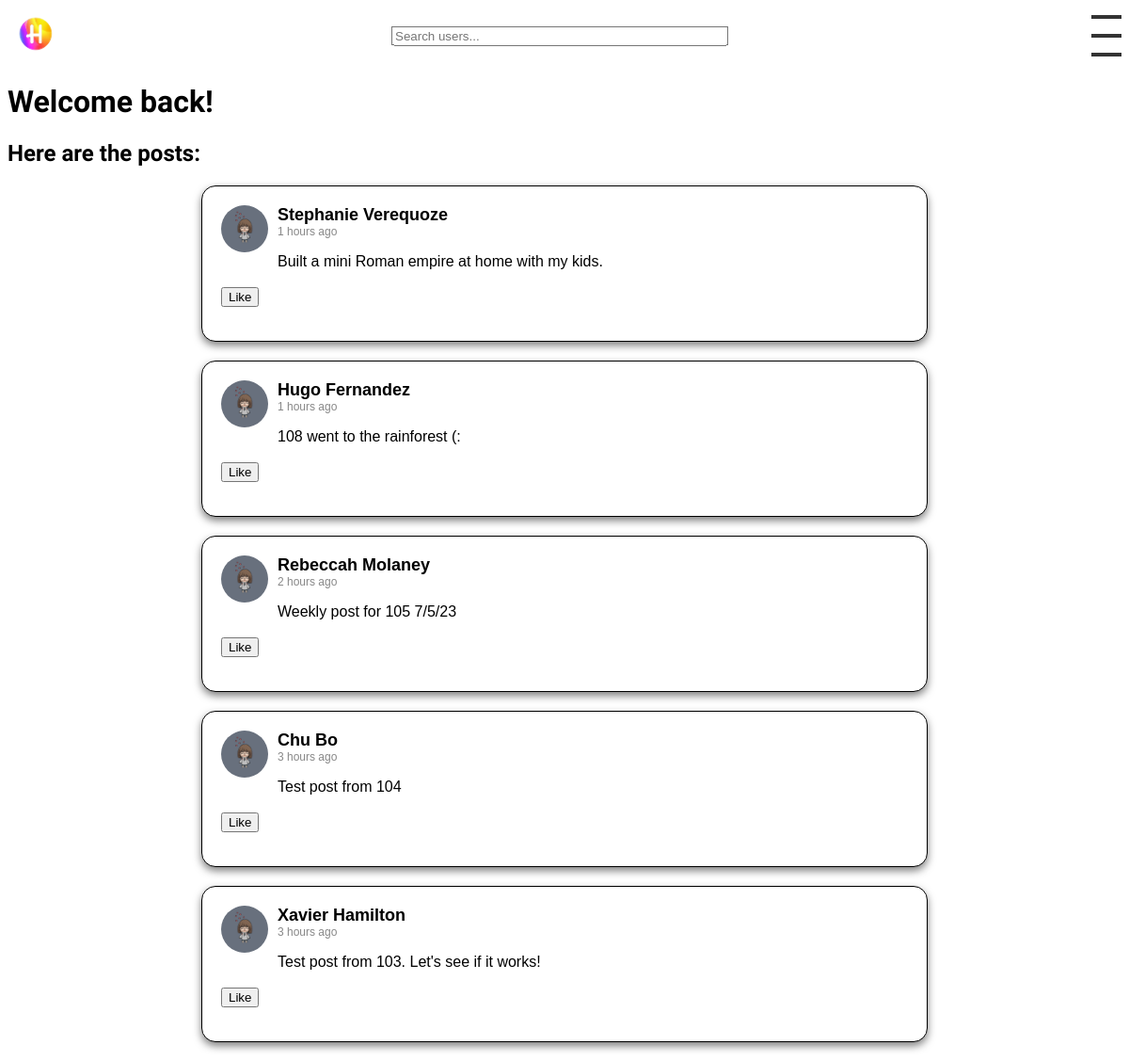
The page / (signed in) on the database its author committed.
### posts/models.py (models this page shows, shortened)
class Post(models.Model):
    user = models.ForeignKey(User, on_delete=models.CASCADE, related_name='posts')
    text = models.TextField()
    image = models.ImageField(upload_to='images/', blank=True, null=True)
    likes = models.ManyToManyField(User, related_name='likes', blank=True)
    created_at = models.DateTimeField(auto_now_add=True)

class Profile(models.Model):
    user = models.OneToOneField(User, on_delete=models.CASCADE)
    image = models.ImageField(upload_to='profile_pics/', default='profile_pics/ProfilePic.jpg', blank=True)
    location = models.CharField(max_length=30, blank=True)
    bio = models.TextField(blank=True)
    friends = models.ManyToManyField("self")
    last_post_time = models.DateTimeField(default=timezone.now)

### posts/views.py (the view, shortened to what this page needs)
# urls.py: 2. Add a URL to urlpatterns:  path('', views.home, name='home')
def home(request):
    can_post = True
    form = PostForm()
    user_has_posted = False
    if request.user.is_authenticated:
        user_has_posted = Post.objects.filter(user=request.user, created_at__gte=timezone.now()-timedelta(weeks=1)).exists()
        if user_has_posted:
            can_post = False
    colors = ['yellow', 'pink', 'green', 'orange', 'blue']
    shuffled_colors = list(itertools.islice(itertools.cycle(colors), 150))  # Adjust 150 as per your need
    random.shuffle(shuffled_colors)
    if request.user.is_authenticated:
        if user_has_posted:
            posts = Post.objects.exclude(user=request.user).exclude(likes=request.user).order_by('-created_at')
        else:
            posts = Post.objects.none()
        template = 'loggedin.html'
    else:
        posts = Post.objects.all().order_by('-created_at')
        template = 'home.html'
    context = {
        'form': form,
        'posts': posts,
        'shuffled_colors': shuffled_colors,
        'can_post': can_post,
    }
    if template == 'home.html':
        context['is_home'] = True
    return render(request, template, context)

### posts/forms.py
class PostForm(forms.ModelForm):
    class Meta:
        model = Post
        fields = ['text', 'image']
    def __init__(self, *args, **kwargs):
        super().__init__(*args, **kwargs)
        self.fields['text'].widget = forms.Textarea(attrs={'placeholder': 'What\'s your weekly highlight?'})

### posts/templatetags/my_filters.py (called while the page is built)
@register.filter
def custom_date(value):
    now = timezone.now()
    diff = now - value
    if diff.days <= 0 and diff.seconds < 3600:
        return str(diff.seconds//60) + " minutes ago"
    elif diff.days <= 0 and diff.seconds >= 3600:
        return str(diff.seconds//3600) + " hours ago"
    elif diff.days >= 1 and diff.days < 7:
        return str(diff.days) + " days ago"
    else:
        return value.strftime("%B %d, %Y")  # If more than a week ago, return a formatted date

### posts/templates/loggedin.html (shortened to what this page needs)
{% extends 'base.html' %}
{% load static %}
{% block content %}
  <h1>Welcome back!</h1>
  <link rel="stylesheet" type="text/css" href="{% static 'css/form.css' %}">
  <h2>Here are the posts:</h2>
  {% for post in posts %}
  {% include 'post.html' with post=post show_like_button=True %}
  {% endfor %}
{% endblock %}

### posts/templates/post.html (shortened to what this page needs)
{% load static %}
{% load my_filters %}
<link rel="stylesheet" type="text/css" href="{% static 'css/post.css' %}">
<div class="post">
    <div class="post-top">
        <a href="{% url 'view_profile' post.user.username %}">
            <img src="{{ post.user.profile.image.url }}" alt="User Avatar" class="avatar">
        </a>
        <div class="post-content">
            <div class="user-detail">
                <a href="{% url 'view_profile' post.user.username %}" class="username">{{ post.user.first_name }} {{ post.user.last_name }}</a>
                <span class="timestamp">{{ post.created_at|custom_date }}</span>
            </div>
            <p class="post-text">{{ post.text }}</p>
        </div>
    </div>
    {% if show_like_button %}
        <div class="interaction-icons">
            <button class="like-button" data-id="{{ post.id }}">
                {% if request.user in post.likes.all %}
                    Unlike
                {% else %}
                    Like
                {% endif %}
            </button>
        </div>
    {% endif %}
</div>

### posts/static/css/form.css (style rules this page uses)
.post { background-color: white; border: 1px solid black; box-shadow: 0px 4px 8px rgba(0, 0, 0, 0.5); border-radius: 15px; margin-bottom: 20px; padding: 20px; font-family: Arial, sans-serif; max-width: 90%; margin: 20px auto; width: 730px; }

### posts/static/css/post.css (style rules this page uses)
.post { background-color: white; border: 1px solid black; box-shadow: 0px 4px 8px rgba(0, 0, 0, 0.5); border-radius: 15px; margin-bottom: 20px; padding: 20px; font-family: Arial, sans-serif; max-width: 90%; margin: 20px auto; width: 730px; }
.post-top { display: flex; align-items: flex-start; }
.avatar { width: 50px; height: 50px; border-radius: 50%; margin-right: 10px; }
.username { color: black; font-size: 18px; font-weight: bold; }
.post-text { color: black; font-size: 16px; margin-bottom: 15px; }
.interaction-icons { color: rgb(255, 204, 153); font-size: 20px; margin-bottom: 15px; }
.timestamp { color: #888; font-size: 12px; text-align: left; }
.user-detail { display: flex; flex-direction: column; justify-content: center; align-items: flex-start; }
.post-content { display: flex; flex-direction: column; justify-content: center; align-items: flex-start; }
.username { color: black; font-size: 18px; font-weight: bold; text-decoration: none; }
.avatar { width: 50px; height: 50px; border-radius: 50%; margin-right: 10px; transition: filter 0.3s; }

### rows shown on the page
Post: user.profile.image (picture), user.first_name "Stephanie", user.last_name "Verequoze", created_at|custom_date "1 hours ago", text "Built a mini Roman empire at home with my kids.", shows "Like"
Post: user.profile.image (picture), user.first_name "Hugo", user.last_name "Fernandez", created_at|custom_date "1 hours ago", text "108 went to the rainforest (:", shows "Like"
Post: user.profile.image (picture), user.first_name "Rebeccah", user.last_name "Molaney", created_at|custom_date "2 hours ago", text "Weekly post for 105 7/5/23", shows "Like"
Post: user.profile.image (picture), user.first_name "Chu", user.last_name "Bo", created_at|custom_date "3 hours ago", text "Test post from 104", shows "Like"
Post: user.profile.image (picture), user.first_name "Xavier", user.last_name "Hamilton", created_at|custom_date "3 hours ago", text "Test post from 103. Let's see if it works!", shows "Like"
